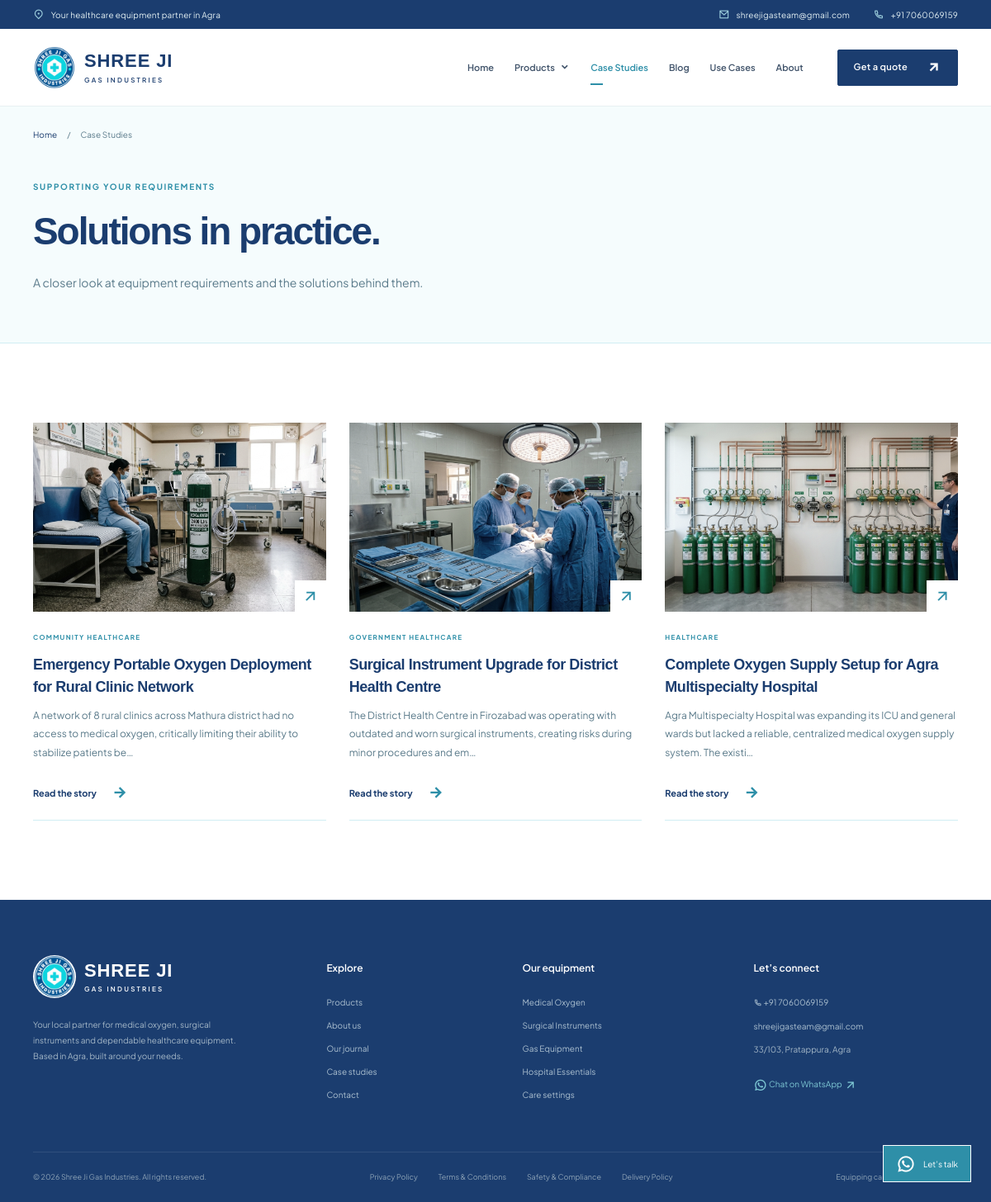
Page /case-studies on the committed database.
### tables this page shows
CREATE TABLE `case_studies` (
  `id` int(11) NOT NULL AUTO_INCREMENT,
  `title` varchar(255) NOT NULL,
  `slug` varchar(255) NOT NULL,
  `client_name` varchar(255) DEFAULT NULL,
  `industry` varchar(255) DEFAULT NULL,
  `challenge` text DEFAULT NULL,
  `solution` text DEFAULT NULL,
  `results` longtext DEFAULT NULL CHECK (json_valid(`results`)),
  `products_used` longtext DEFAULT NULL CHECK (json_valid(`products_used`)),
  `thumbnail` text DEFAULT NULL,
  `image_alt` varchar(255) DEFAULT NULL,
  `status` varchar(30) DEFAULT 'draft',
  PRIMARY KEY (`id`),
  UNIQUE KEY `slug` (`slug`)
);

CREATE TABLE `categories` (
  `id` int(11) NOT NULL AUTO_INCREMENT,
  `parent_id` int(11) DEFAULT NULL,
  `name` varchar(255) NOT NULL,
  `slug` varchar(255) NOT NULL,
  `icon` varchar(100) DEFAULT 'first-aid-kit-line',
  `description` text DEFAULT NULL,
  `sort_order` int(11) DEFAULT 0,
  PRIMARY KEY (`id`),
  UNIQUE KEY `slug` (`slug`)
);

### config/database.php (called while the page is built, shortened)
<?php
final class Database
{
    private static ?PDO $connection = null;
    public static function get(): PDO
    {
        if (self::$connection) return self::$connection;
        if (DB_DRIVER === 'mysql') {
            $dsn = 'mysql:host=' . DB_HOST . ';port=' . DB_PORT . ';dbname=' . DB_NAME . ';charset=utf8mb4';
            try {
                self::$connection = new PDO($dsn, DB_USER, DB_PASS, self::options());
            } catch (PDOException $e) {
                if (($e->getCode() === 1045 || str_contains($e->getMessage(), 'Access denied') || str_contains($e->getMessage(), 'Unknown database')) && (DB_USER !== 'root' || DB_PASS !== '')) {
                    try {
                        $localDsn = 'mysql:host=127.0.0.1;port=3306;dbname=shreejigas;charset=utf8mb4';
                        self::$connection = new PDO($localDsn, 'root', '', self::options());
                    } catch (Throwable) {
                        throw $e;
                    }
                } else {
                    throw $e;
                }
            }
        }
        return self::$connection;
    }
    private static function options(): array
    {
        return [PDO::ATTR_ERRMODE => PDO::ERRMODE_EXCEPTION, PDO::ATTR_DEFAULT_FETCH_MODE => PDO::FETCH_ASSOC, PDO::ATTR_EMULATE_PREPARES => false];
    }
}

### models/ContentModel.php (called while the page is built, shortened)
<?php
class ContentModel
{
    public function all(bool $published = false): array {
        $sql = 'SELECT * FROM ' . $this->table;
        if ($published && in_array($this->table, ['products','blog_posts','case_studies','use_cases','pages'])) $sql .= " WHERE status = 'published'";
        $sql .= in_array($this->table, ['categories','blog_categories','products','testimonials','client_logos']) ? ' ORDER BY sort_order, id DESC' : ' ORDER BY id DESC';
        return Database::get()->query($sql)->fetchAll();
    }
}

### models/Setting.php (called while the page is built, shortened)
<?php
final class Setting
{
    private static ?array $cache = null;
    public static function get(string $key, string $default = ''): string {
        if (self::$cache === null) self::$cache = Database::get()->query('SELECT `key`, `value` FROM settings')->fetchAll(PDO::FETCH_KEY_PAIR);
        return (string)(self::$cache[$key] ?? $default);
    }
}

### models/Section.php (called while the page is built, shortened)
<?php
final class Section
{
    public static function all(bool $active = false): array {
        $rows = Database::get()->query('SELECT * FROM sections' . ($active ? ' WHERE is_active = 1' : '') . ' ORDER BY sort_order, id')->fetchAll();
        $defaults = require ROOT.'/config/section-content.php';
        foreach ($rows as &$row) {
            $extra = $defaults[$row['section_key']] ?? [];
            $row['fields'] = array_replace($extra['fields'] ?? [], json_decode($row['data'], true) ?: []);
        }
        return $rows;
    }
    public static function find(string $key): ?array { foreach (self::all() as $row) if ($row['section_key'] === $key) return $row; return null; }
}

### config/section-content.php (called while the page is built)
<?php
return [
    'process' => [
        'fields' => ['note' => 'Already have a product list? Share model references, quantities and any specifications with your enquiry.'],
        'items' => [
            'Tell us about your need' => ['icon'=>'chat-1-line', 'point_1'=>'Your care setting and intended application', 'point_2'=>'Required quantity and preferred timeline'],
            'Explore suitable options' => ['icon'=>'search-eye-line', 'point_1'=>'Product details, fittings and accessories', 'point_2'=>'Questions for your clinical or technical team'],
            'Decide with clarity' => ['icon'=>'file-list-3-line', 'point_1'=>'Confirm the model and written specifications', 'point_2'=>'Discuss availability and the next steps'],
        ],
    ],
    'guidance' => [
        'fields' => ['image'=>'assets/images/surgery.jpg', 'image_alt'=>'Healthcare professionals working in a clinical setting', 'image_caption'=>'The right details make a better starting point.', 'note'=>'A little preparation helps us understand your requirements more clearly.'],
        'items' => [
            'Care setting' => ['point_1'=>'Hospital, clinic or supervised home care', 'point_2'=>'Who will use and manage the equipment'],
            'Compatibility' => ['point_1'=>'Existing equipment and model references', 'point_2'=>'Connections, fittings and accessories'],
            'Product information' => ['point_1'=>'Specifications and available documentation', 'point_2'=>'Questions to confirm before choosing'],
            'Local conversation' => ['point_1'=>'Your location and preferred contact details', 'point_2'=>'Quantity, timeline and follow-up questions'],
        ],
    ],
    'partnership' => [
        'fields' => [
            'items' => [
                ['icon'=>'chat-1-line','title'=>'Start with your requirements','body'=>'Tell us what you need, even if you are still exploring the options.'],
                ['icon'=>'file-list-3-line','title'=>'Bring the details together','body'=>'Share your product list, model references or questions in one conversation.'],
                ['icon'=>'map-pin-2-line','title'=>'Connect with our Agra team','body'=>'Call, send an enquiry or find directions to our Pratappura address.'],
            ],
        ],
    ],
];

### views/partials/content-card.php (the view)
<article class="editorial-card"><a class="editorial-card__image" href="<?= url($type.'/'.$item['slug']) ?>"><img src="<?= photo($item['thumbnail']) ?>" alt="<?= e($item['image_alt']?:$item['title']) ?>" loading="lazy" width="640" height="420"><span><?= icon('arrow-right-up-line') ?></span></a><div class="editorial-card__body"><div class="editorial-card__meta"><span class="eyebrow"><?= $type==='blog'?'EQUIPMENT PLANNING':($type==='use-cases'?'CARE SETTINGS':e($item['industry'])) ?></span><?php if($type==='blog'): ?><span><?= date('d M Y',strtotime($item['published_at'])) ?></span><?php endif ?></div><h3><a href="<?= url($type.'/'.$item['slug']) ?>"><?= e($item['title']) ?></a></h3><p><?= e(mb_strimwidth(strip_tags($item['excerpt']??$item['application_context']??$item['challenge']??''),0,145,'…')) ?></p><a class="text-link" href="<?= url($type.'/'.$item['slug']) ?>"><?= $type==='use-cases'?'Explore solutions':'Read the story' ?> <?= icon('arrow-right-line') ?></a></div></article>

### views/editorial/index.php (shortened to what this page needs)
<div class="page-hero"><div class="container"><nav class="breadcrumb" aria-label="Breadcrumb"><a href="<?= url() ?>">Home</a><span>/</span><span><?= e(ucwords(str_replace('-',' ',$type))) ?></span></nav><span class="eyebrow"><?= $type==='blog'?'INSIGHTS & RESOURCES':'SUPPORTING YOUR REQUIREMENTS' ?></span><h1><?= e($title) ?></h1><p><?= $type==='blog'?'Useful perspectives for a more informed equipment conversation.':($type==='use-cases'?'Different environments. Shared care. Explore equipment for your setting.':'A closer look at equipment requirements and the solutions behind them.') ?></p></div></div>
<section class="section"><div class="container <?= $type==='blog'?'journal-layout':'' ?>"><div class="journal-content">
<?php if(!$items): ?><div class="empty-state"><?= icon($type==='case-studies'?'file-list-3-line':'search-line') ?><h2><?= $type==='case-studies'?'Our next story is taking shape.':'No matching articles yet.' ?></h2><p><?= $type==='case-studies'?'We’ll share verified project stories here. In the meantime, talk to our team about your requirements.':'Try another search, or check back for new updates.' ?></p><a class="btn btn-outline" href="<?= url($type==='blog'?'blog':'contact') ?>"><?= $type==='blog'?'View all articles':'Start a conversation' ?> <?= icon('arrow-right-up-line') ?></a></div>
<?php else: ?><div class="editorial-grid <?= $type==='blog'&&$page===1&&!$query&&!$tag&&!$categoryId?'editorial-grid--featured':'' ?>"><?php foreach($items as $item) contentCard($item,$type); ?></div><?php endif ?>
</div><?php if($type==='blog'): require ROOT.'/views/editorial/sidebar.php'; endif ?></div></section>

### helpers/functions.php (shortened to what this page needs)
<?php
function e(mixed $value): string { return htmlspecialchars((string)($value ?? ''), ENT_QUOTES | ENT_SUBSTITUTE, 'UTF-8'); }
function url(string $path = ''): string { return BASE_PATH . '/' . ltrim($path, '/'); }
function icon(string $name, string $class = ''): string { return '<i class="ri-' . e(preg_replace('/[^a-z0-9-]/', '', $name)) . ' ' . e($class) . '" aria-hidden="true"></i>'; }
function setting(string $key, string $default = ''): string { return Setting::get($key, $default); }
function photo(string $path): string { return preg_match('#^https://#', $path) ? $path : url($path ?: 'assets/images/equipment.webp'); }
function safeLink(string $link): string { return preg_match('#^(https://|mailto:|tel:|/|\#)#i', $link) && !str_starts_with($link, '//') ? $link : url($link); }
function view(string $template, array $data = [], string $layout = 'main'): void {
    extract($data, EXTR_SKIP);
    ob_start(); require ROOT . '/views/' . $template . '.php'; $content = ob_get_clean();
    require ROOT . '/views/layouts/' . $layout . '.php';
}
function allCategories(): array { return (new ContentModel('categories'))->all(); }
function contentCard(array $item, string $type): void { require ROOT . '/views/partials/content-card.php'; }

### views/partials/footer.php
<?php $footer=$footerPreview??Section::find('footer'); $f=$footer['fields']??[]; ?>
<footer class="site-footer"><div class="container"><div class="footer-grid"><div class="footer-about"><a class="brand brand--light" href="<?= url() ?>"><img src="<?= photo(setting('logo')) ?>" width="54" height="54" alt="Shree Ji Gas Industries"><span><strong>SHREE JI</strong><small>GAS INDUSTRIES</small></span></a><p><?= e($f['body']??setting('description')) ?></p><div class="social-links"><?php foreach(['facebook','instagram','linkedin'] as $social): if(setting($social)): ?><a href="<?= e(safeLink(setting($social))) ?>" aria-label="<?= e(ucfirst($social)) ?>" target="_blank" rel="noopener"><?= icon($social.'-line') ?></a><?php endif; endforeach ?></div></div><div><h3>Explore</h3><?php foreach($f['quick_links']??[] as $link): ?><a href="<?= e(safeLink($link['url'])) ?>"><?= e($link['title']) ?></a><?php endforeach ?></div><div><h3>Our equipment</h3><?php foreach(allCategories() as $cat): ?><a href="<?= url('categories/'.$cat['slug']) ?>"><?= e($cat['name']) ?></a><?php endforeach ?><a href="<?= url('use-cases') ?>">Care settings</a></div><div><h3>Let’s connect</h3><a href="tel:<?= e(preg_replace('/\s/','',setting('phone'))) ?>"><?= icon('phone-line') ?> <?= e(setting('phone')) ?></a><a href="mailto:<?= e(setting('email')) ?>"><?= e(setting('email')) ?></a><p><?= e(setting('address')) ?></p><a class="footer-whatsapp" href="https://wa.me/<?= e(preg_replace('/\D/','',setting('whatsapp'))) ?>" target="_blank" rel="noopener"><?= icon('whatsapp-line') ?> Chat on WhatsApp <?= icon('arrow-right-up-line') ?></a></div></div><div class="footer-bottom"><span>© <?= date('Y') ?> Shree Ji Gas Industries. All rights reserved.</span><div class="footer-bottom__links"><a href="<?= url('privacy') ?>">Privacy Policy</a><a href="<?= url('terms') ?>">Terms & Conditions</a><a href="<?= url('compliance') ?>">Safety & Compliance</a><a href="<?= url('shipping-policy') ?>">Delivery Policy</a></div><span>Equipping care across Agra & NCR.</span></div></div></footer>

### rows in the picture
case_studies: thumbnail (picture), industry "COMMUNITY HEALTHCARE", title "Emergency Portable Oxygen Deployment for Rural Clinic Network", challenge "A network of 8 rural clinics across Mathura district had no access to medical oxygen, critically limiting their ability to stabilize patients be…"
case_studies: thumbnail (picture), industry "GOVERNMENT HEALTHCARE", title "Surgical Instrument Upgrade for District Health Centre", challenge "The District Health Centre in Firozabad was operating with outdated and worn surgical instruments, creating risks during minor procedures and em…"
case_studies: thumbnail (picture), industry "HEALTHCARE", title "Complete Oxygen Supply Setup for Agra Multispecialty Hospital", challenge "Agra Multispecialty Hospital was expanding its ICU and general wards but lacked a reliable, centralized medical oxygen supply system. The existi…"
categories: name "Medical Oxygen"
categories: name "Surgical Instruments"
categories: name "Gas Equipment"
categories: name "Hospital Essentials"

### other values in the picture
setting('email') "shreejigasteam@gmail.com"
setting('phone') "+91 7060069159"
$label "Home"
$label "Case Studies"
$label "Blog"
$label "Use Cases"
$label "About"
str_replace('-',' ',$type) "Case Studies"
$title "Solutions in practice."
$f['body'] "Your local partner for medical oxygen, surgical instruments and dependable healthcare equipment. Based in Agra, built around your needs."
$link['title'] "Products"
$link['title'] "About us"
$link['title'] "Our journal"
$link['title'] "Case studies"
$link['title'] "Contact"
